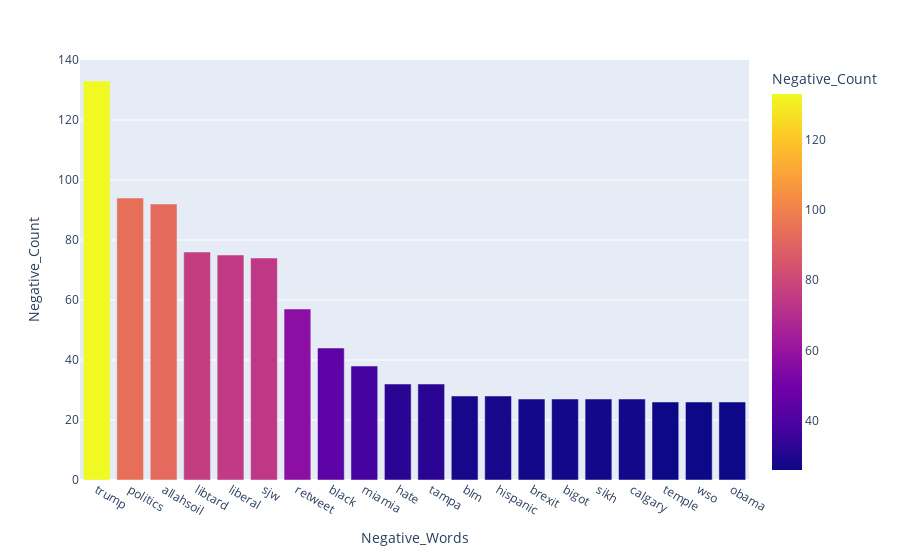

Notebook source saved alongside this figure:
### Code cell
#Normal histogram of negative words
fig = px.bar(z, x="Negative_Words", y="Negative_Count",
            hover_name="Negative_Words",color= 'Negative_Count')
fig.show()

### Figure 1 — Plotly figure (JSON) as saved in the notebook; plotly's stock layout.template omitted (floating-point values rounded to 4 significant figures)
{"data": [{"alignmentgroup": "True", "hovertemplate": "<b>%{hovertext}</b><br><br>Negative_Words=%{x}<br>Negative_Count=%{marker.color}<extra></extra>", "hovertext": ["trump", "politics", "allahsoil", "libtard", "liberal", "sjw", "retweet", "black", "miamia", "hate", "tampa", "blm", "hispanic", "brexit", "bigot", "sikh", "calgary", "temple", "wso", "obama"], "legendgroup": "", "marker": {"color": [133, 94, 92, 76, 75, 74, 57, 44, 38, 32, 32, 28, 28, 27, 27, 27, 27, 26, 26, 26], "coloraxis": "coloraxis"}, "name": "", "offsetgroup": "", "orientation": "v", "showlegend": false, "textposition": "auto", "type": "bar", "x": ["trump", "politics", "allahsoil", "libtard", "liberal", "sjw", "retweet", "black", "miamia", "hate", "tampa", "blm", "hispanic", "brexit", "bigot", "sikh", "calgary", "temple", "wso", "obama"], "xaxis": "x", "y": [133, 94, 92, 76, 75, 74, 57, 44, 38, 32, 32, 28, 28, 27, 27, 27, 27, 26, 26, 26], "yaxis": "y"}], "layout": {"barmode": "relative", "coloraxis": {"colorbar": {"title": {"text": "Negative_Count"}}, "colorscale": [[0, "#0d0887"], [0.1111, "#46039f"], [0.2222, "#7201a8"], [0.3333, "#9c179e"], [0.4444, "#bd3786"], [0.5556, "#d8576b"], [0.6667, "#ed7953"], [0.7778, "#fb9f3a"], [0.8889, "#fdca26"], [1, "#f0f921"]]}, "legend": {"tracegroupgap": 0}, "margin": {"t": 60}, "xaxis": {"anchor": "y", "domain": [0, 1], "title": {"text": "Negative_Words"}}, "yaxis": {"anchor": "x", "domain": [0, 1], "title": {"text": "Negative_Count"}}}}
